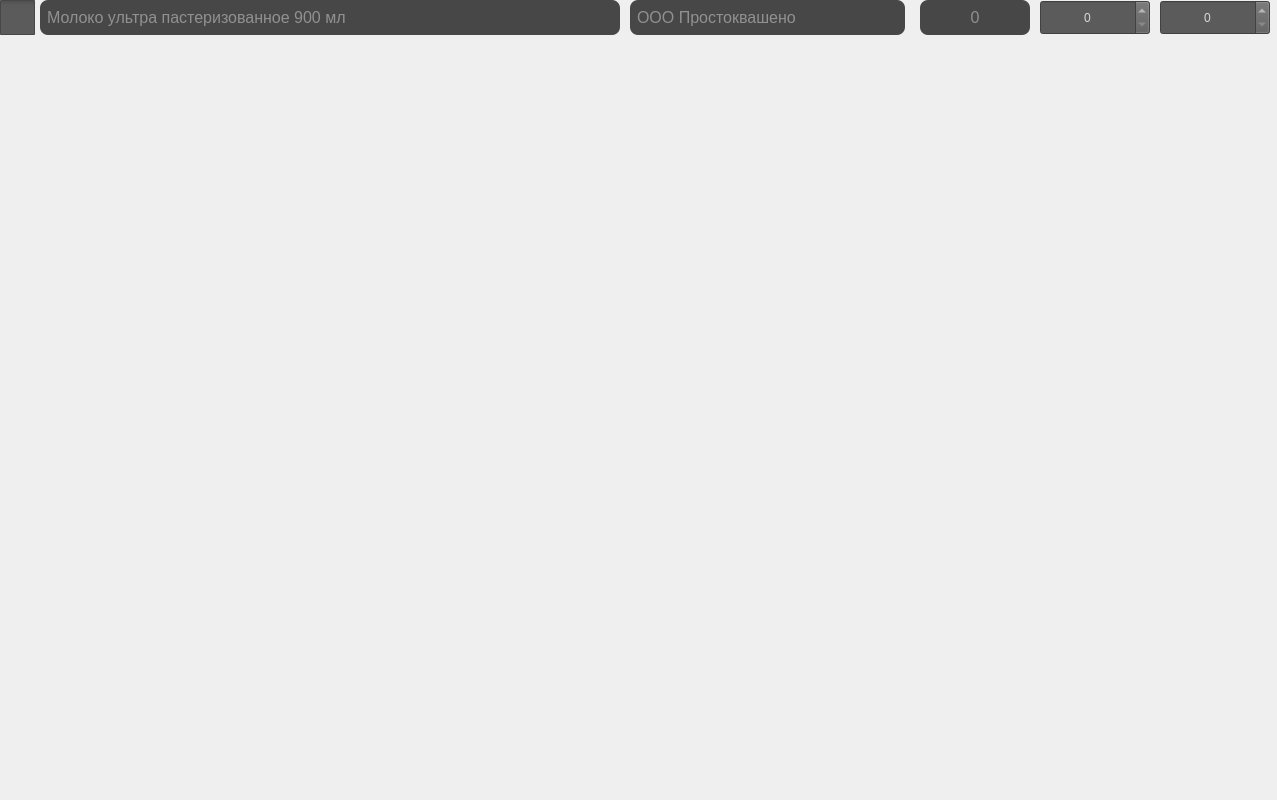
            <widget class="QWidget" name="stock_create_scrollAreaWidgetContents">
             <property name="geometry">
              <rect>
               <x>0</x>
               <y>0</y>
               <width>1277</width>
               <height>800</height>
              </rect>
             </property>
             <property name="sizePolicy">
              <sizepolicy hsizetype="Preferred" vsizetype="Preferred">
               <horstretch>0</horstretch>
               <verstretch>0</verstretch>
              </sizepolicy>
             </property>
             <property name="minimumSize">
              <size>
               <width>0</width>
               <height>800</height>
              </size>
             </property>
             <widget class="QWidget" name="stock_create_table_item1" native="true">
              <property name="geometry">
               <rect>
                <x>0</x>
                <y>0</y>
                <width>1300</width>
                <height>35</height>
               </rect>
              </property>
              <property name="minimumSize">
               <size>
                <width>0</width>
                <height>0</height>
               </size>
              </property>
              <widget class="QCheckBox" name="stock_create_table_checkbox">
               <property name="geometry">
                <rect>
                 <x>0</x>
                 <y>0</y>
                 <width>35</width>
                 <height>35</height>
                </rect>
               </property>
               <property name="sizePolicy">
                <sizepolicy hsizetype="Minimum" vsizetype="Fixed">
                 <horstretch>0</horstretch>
                 <verstretch>0</verstretch>
                </sizepolicy>
               </property>
               <property name="minimumSize">
                <size>
                 <width>0</width>
                 <height>0</height>
                </size>
               </property>
               <property name="styleSheet">
                <string notr="true">QCheckBox::indicator { 
	width: 35px; 
	height: 35px;
}
QCheckBox {
	background-color: rgb(91, 91, 91);
	border-color: rgb(66, 66, 66);
	border-radius: 6px;
}</string>
               </property>
               <property name="text">
                <string/>
               </property>
               <property name="iconSize">
                <size>
                 <width>40</width>
                 <height>40</height>
                </size>
               </property>
               <property name="checked">
                <bool>false</bool>
               </property>
              </widget>
              <widget class="QLineEdit" name="stock_create_table_name_lineEdit">
               <property name="enabled">
                <bool>false</bool>
               </property>
               <property name="geometry">
                <rect>
                 <x>40</x>
                 <y>0</y>
                 <width>580</width>
                 <height>35</height>
                </rect>
               </property>
               <property name="minimumSize">
                <size>
                 <width>0</width>
                 <height>35</height>
                </size>
               </property>
               <property name="font">
                <font>
                 <pointsize>12</pointsize>
                </font>
               </property>
               <property name="styleSheet">
                <string notr="true">color: rgb(217, 217, 217);
border-color: rgb(66, 66, 66);
background-color:rgb(71, 71, 71);
border-radius: 8px;
padding: 5px;</string>
               </property>
               <property name="text">
                <string/>
               </property>
               <property name="placeholderText">
                <string>Молоко ультра пастеризованное 900 мл</string>
               </property>
              </widget>
              <widget class="QLineEdit" name="stock_create_table_manufac_lineEdit">
               <property name="enabled">
                <bool>false</bool>
               </property>
               <property name="geometry">
                <rect>
                 <x>630</x>
                 <y>0</y>
                 <width>275</width>
                 <height>35</height>
                </rect>
               </property>
               <property name="minimumSize">
                <size>
                 <width>0</width>
                 <height>35</height>
                </size>
               </property>
               <property name="font">
                <font>
                 <pointsize>12</pointsize>
                </font>
               </property>
               <property name="styleSheet">
                <string notr="true">color: rgb(217, 217, 217);
border-color: rgb(66, 66, 66);
background-color: rgb(71, 71, 71);
border-radius: 8px;
padding: 5px;</string>
               </property>
               <property name="text">
                <string/>
               </property>
               <property name="placeholderText">
                <string>ООО Простоквашено</string>
               </property>
              </widget>
              <widget class="QLineEdit" name="stock_create_table_item1_insys">
               <property name="enabled">
                <bool>false</bool>
               </property>
               <property name="geometry">
                <rect>
                 <x>920</x>
                 <y>0</y>
                 <width>110</width>
                 <height>35</height>
                </rect>
               </property>
               <property name="minimumSize">
                <size>
                 <width>0</width>
                 <height>35</height>
                </size>
               </property>
               <property name="font">
                <font>
                 <pointsize>12</pointsize>
                </font>
               </property>
               <property name="styleSheet">
                <string notr="true">color: rgb(217, 217, 217);
border-color: rgb(66, 66, 66);
background-color: rgb(71, 71, 71);
border-radius: 8px;
padding: 5px;</string>
               </property>
               <property name="text">
                <string/>
               </property>
               <property name="alignment">
                <set>Qt::AlignCenter</set>
               </property>
               <property name="placeholderText">
                <string>0</string>
               </property>
              </widget>
              <widget class="QSpinBox" name="stock_create_fact">
               <property name="geometry">
                <rect>
                 <x>1040</x>
                 <y>0</y>
                 <width>110</width>
                 <height>35</height>
                </rect>
               </property>
               <property name="styleSheet">
                <string notr="true">
background-color:rgb(91, 91, 91);
color: rgb(217, 217, 217);
border-color: rgb(66, 66, 66);</string>
               </property>
               <property name="alignment">
                <set>Qt::AlignCenter</set>
               </property>
              </widget>
              <widget class="QSpinBox" name="stock_create_writeOff_2">
               <property name="geometry">
                <rect>
                 <x>1160</x>
                 <y>0</y>
                 <width>110</width>
                 <height>35</height>
                </rect>
               </property>
               <property name="styleSheet">
                <string notr="true">
background-color:rgb(91, 91, 91);
color: rgb(217, 217, 217);</string>
               </property>
               <property name="alignment">
                <set>Qt::AlignCenter</set>
               </property>
              </widget>
             </widget>
            </widget>
